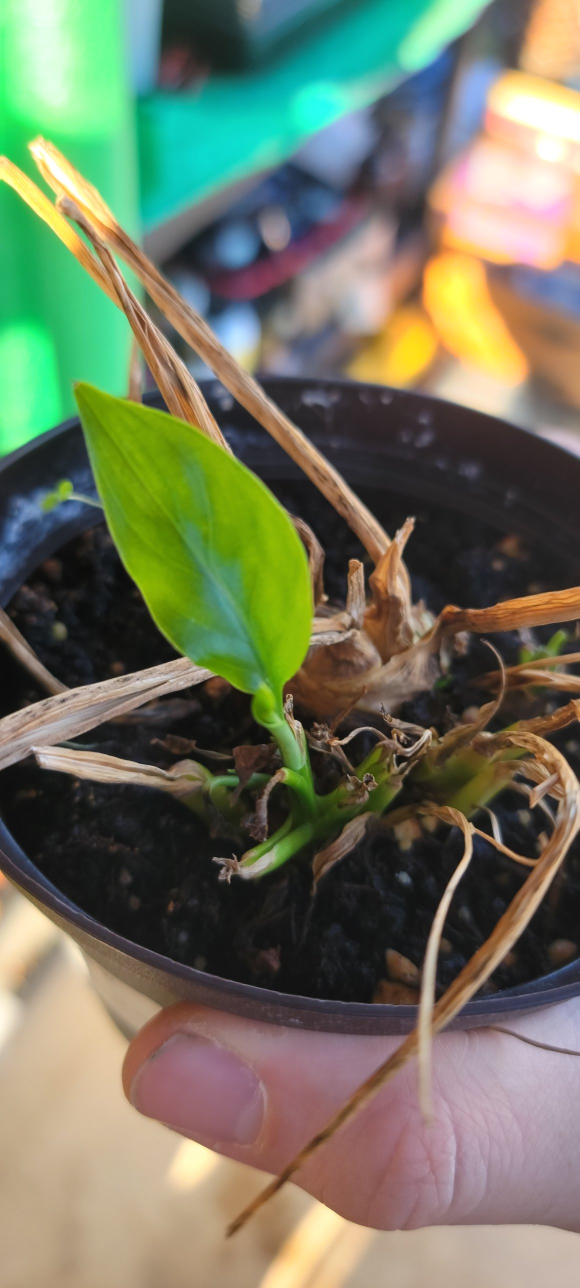
#> input picture dev/photos-raw/raw8/b8_01.jpg, 1159 x 2576 px (shown at 1/2 size); its folder holds 2 pictures in this run
$ python build_batch8.py
#> lines starting #> are read from the running program, lines starting #| are printed output that depends on the picture
import os as _os
REPO = _os.path.abspath(_os.path.join(_os.path.dirname(_os.path.abspath(__file__)), '..', '..'))  # repository root
"""Batch 8: P-034 re-identified from Ethan's close-up photos (2026-10-21) as a peace lily recovering from near total leaf loss."""
import json, sqlite3, sys
from PIL import Image, ImageOps
RAW = REPO + '/dev/photos-raw/raw8'; OUT = REPO + '/app/seed'
DB = sys.argv[1] if len(sys.argv) > 1 else '/tmp/ui9/plants.db'
for k in ('b8_01', 'b8_02'):
    im = ImageOps.exif_transpose(Image.open(f'{RAW}/{k}.jpg')).convert('RGB'); im.thumbnail((1400, 1400))
#> further down, im is the input picture: PIL image 1159x2576 RGB; mean R, G, B 113.2, 118.6, 95.2
#> after `im.thumbnail((1400, 1400))`:
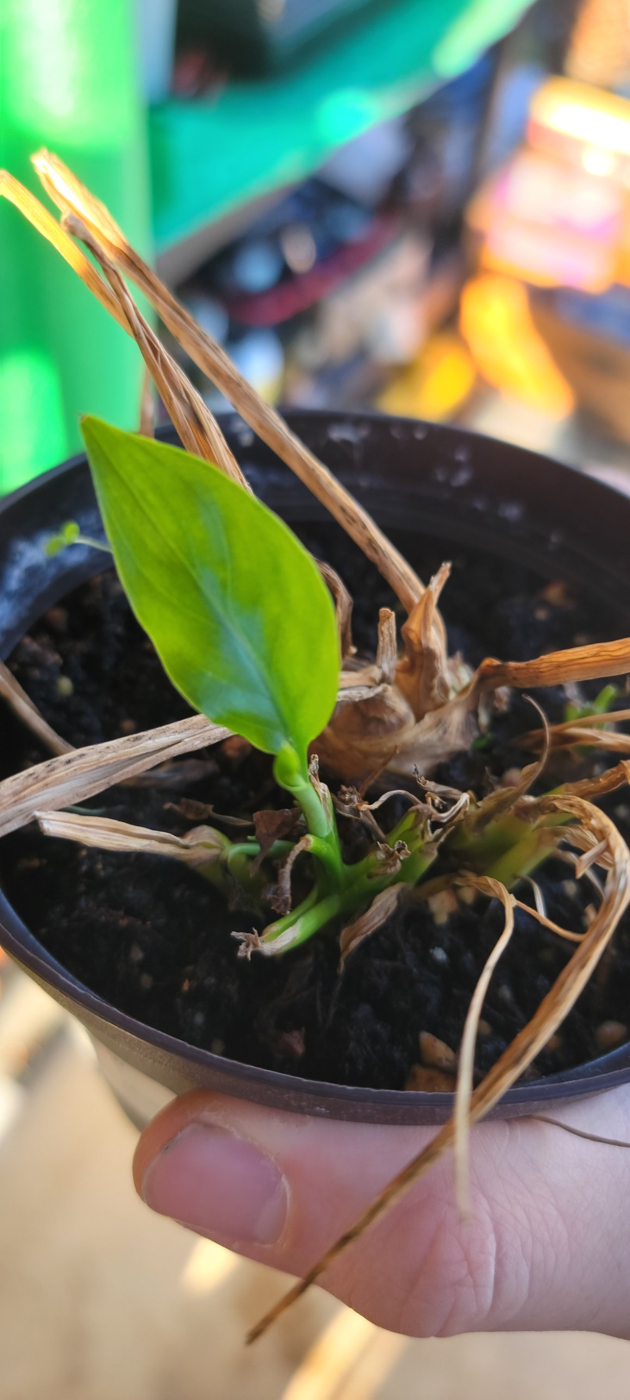
#> im: PIL image 630x1400 RGB; mean R, G, B 113.2, 118.6, 95.2
    im.save(f'{OUT}/photos/img_{k}.jpg', 'JPEG', quality=82, optimize=True)
#> pass 2 of the loop `for k in ('b8_01', 'b8_02'):`:
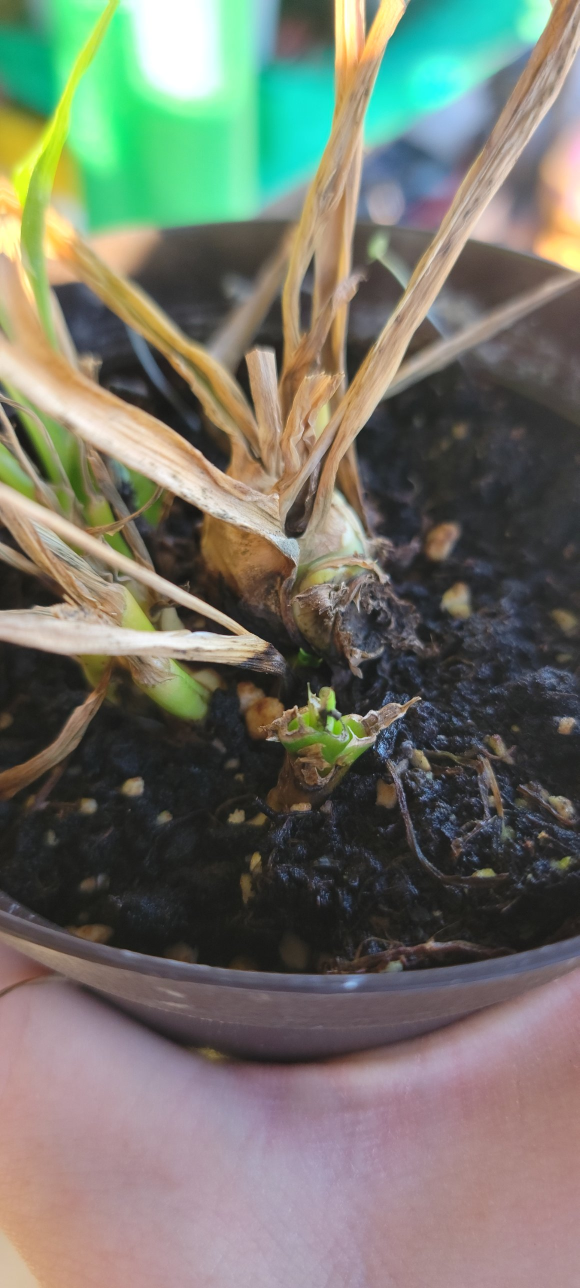
#> input picture dev/photos-raw/raw8/b8_02.jpg, 1159 x 2576 px (shown at 1/2 size)
#> im is the input picture: PIL image 1159x2576 RGB; mean R, G, B 114.8, 116.4, 104.2
#> `im.thumbnail((1400, 1400))`:
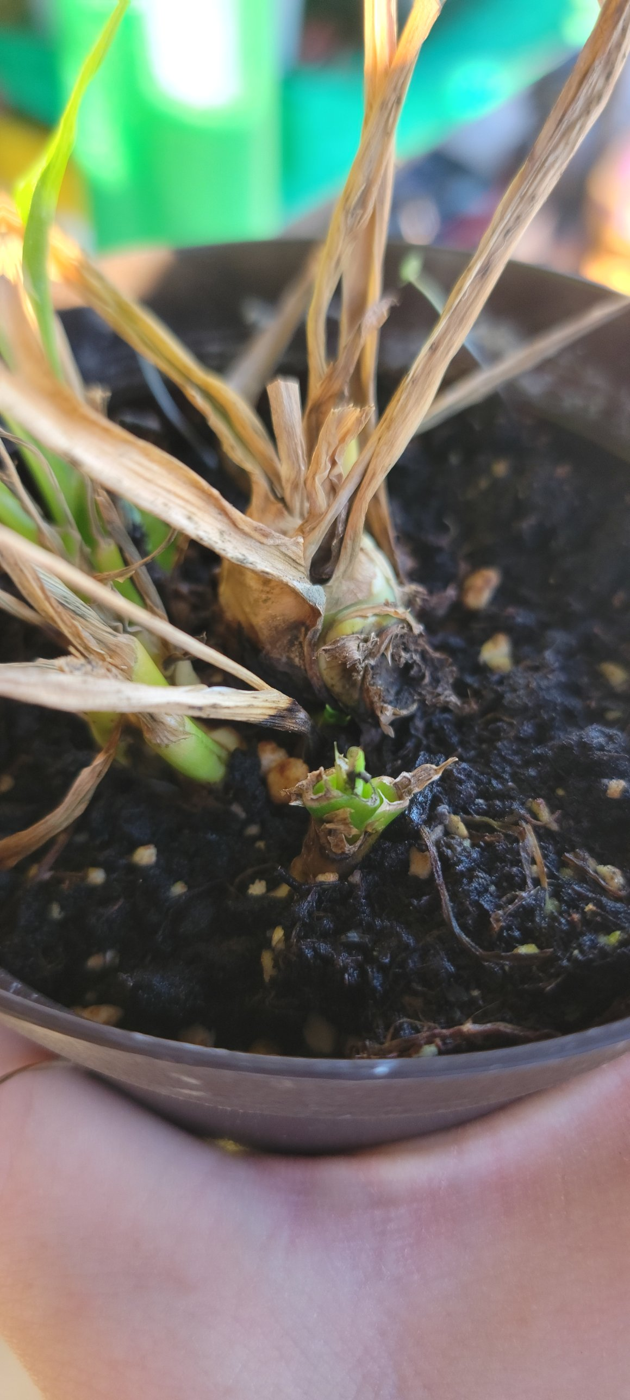
#> im: PIL image 630x1400 RGB; mean R, G, B 114.8, 116.4, 104.2

NEW = {
 'common_name': 'Peace lily (recovering, brown pot)',
 'scientific_name': 'Spathiphyllum sp. (probable)',
 'aliases': 'Spath; cultivar unknown',
 'plant_type': 'Tropical foliage (aroid)',
 'id_confidence': 70,
 'id_basis': "From the October 21 close-ups. The new leaf is glossy, lance-shaped with a pointed tip and a clear midrib, and has a small swollen joint (a geniculum) where the blade meets the stalk, which peace lilies have. The leaf stalks are sheathing and come straight up from the soil in a clump of several crowns, with papery brown sheaths around the new shoots. The dead leaves shrivelled lengthwise into narrow tan strips, which is how peace lily leaves dry out; that is why they looked strappy before. Several green shoots are coming up from the base, so the roots are alive.",
 'id_alternatives': 'Anthurium (also has a joint below the leaf and papery sheaths, but its leaves are usually heart-shaped)\nAglaonema (Chinese evergreen; leaves come from a short stem rather than a clump of crowns)',
 'id_improve': 'The next two or three leaves as they open (a peace lily leaf stays lance-shaped and glossy)\nA flower: a white hooded spathe around a cream spike confirms a peace lily\nThe pot tag, if there is one',
 'temp_ideal_low': 65, 'temp_ideal_high': 85, 'temp_damage_below': 50, 'temp_lethal_below': 35,
 'temp_notes': 'Peace lilies sulk below 55°F and leaves are damaged below about 45-50°F. Keep it above 60°F while it regrows. Heat above 90°F is fine in shade if it stays watered.',
 'humidity_low': 40, 'humidity_high': 70,
 'humidity_notes': 'Prefers 50% or more but grows well in normal indoor air of 40%. Very dry air gives brown leaf tips.',
 'light_summary': 'Bright indirect light; tolerates shade. No direct afternoon sun.',
 'light_hours': '8-12 hours of indirect light',
 'light_notes': 'An east window or a few feet back from a south or west window. Direct sun scorches the leaves; deep shade means few or no flowers.',
 'winter_summary': 'Bring it inside before nights reach 50°F. Indoors it can keep growing in a warm, bright room.',
 'health_rating': 'Poor',
 'health_summary': 'Recovering. Almost all the old leaves are dead, but one healthy new leaf has opened and several green shoots are coming up from the crowns.',
 'health_observations': 'One glossy, healthy new leaf\nSeveral green shoots emerging from the base (the crowns are alive)\nOld leaves dried to tan strips, some with dark streaks\nPapery brown sheaths around the new growth (normal)',
 'health_steps': 'Cut the dead leaves off near the soil with clean scissors. Leave the papery sheaths that wrap the new shoots.\nWater when the top inch of mix feels dry, then empty the saucer. Do not keep it soggy while it has so few leaves.\nKeep it warm (above 60°F) and in bright, indirect light.\nNo fertilizer until it has three or four new leaves, then half strength.\nDo not repot until it is growing well; then move it to fresh mix only one size up.',
 'water_notes': 'Water when the top inch (2-3 cm) of mix is dry. A peace lily droops clearly when thirsty and perks up within hours of watering, but do not wait for that every time. Empty the saucer. With few leaves it uses little water, so check before watering.',
 'soil_medium': 'Rich, moisture-holding but well-draining mix: about 60% potting soil, 20% perlite and 20% orchid bark or coir. Drainage holes are essential.',
 'fertilizer': 'Balanced liquid, such as 20-20-20, at quarter to half strength',
 'nutrients': 'Feed every 6 weeks from April to September at half strength, only once it is growing again. Peace lilies are light feeders; too much fertilizer burns the leaf tips.',
 'par_low': 50, 'par_high': 250, 'dli_low': 3, 'dli_high': 8, 'soil_moisture_low': 40, 'soil_moisture_high': 65,
 'fert_from_month': 4, 'fert_to_month': 9, 'fert_every_days': 42,
}
#> (the run stopped early here; a loop or call above may not have finished)
